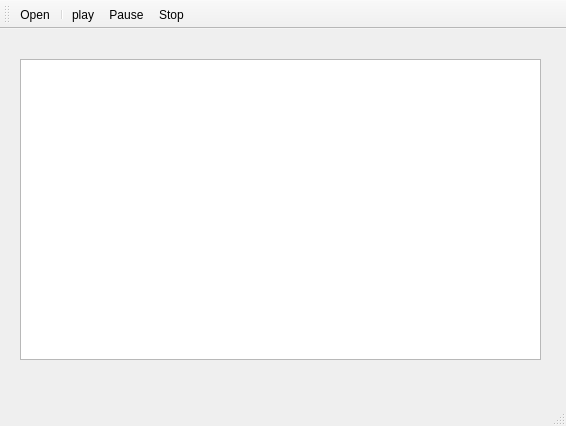
<?xml version="1.0" encoding="UTF-8"?>
<ui version="4.0">
 <class>MainWindow</class>
 <widget class="QMainWindow" name="MainWindow">
  <property name="geometry">
   <rect>
    <x>0</x>
    <y>0</y>
    <width>566</width>
    <height>426</height>
   </rect>
  </property>
  <property name="windowTitle">
   <string>MainWindow</string>
  </property>
  <widget class="QWidget" name="centralWidget">
   <widget class="QTableView" name="playlistView">
    <property name="geometry">
     <rect>
      <x>20</x>
      <y>30</y>
      <width>521</width>
      <height>301</height>
     </rect>
    </property>
   </widget>
   <widget class="QLabel" name="currentTrack">
    <property name="geometry">
     <rect>
      <x>320</x>
      <y>0</y>
      <width>16</width>
      <height>17</height>
     </rect>
    </property>
    <property name="text">
     <string/>
    </property>
   </widget>
  </widget>
  <widget class="QMenuBar" name="menuBar">
   <property name="geometry">
    <rect>
     <x>0</x>
     <y>0</y>
     <width>566</width>
     <height>22</height>
    </rect>
   </property>
  </widget>
  <widget class="QToolBar" name="mainToolBar">
   <attribute name="toolBarArea">
    <enum>TopToolBarArea</enum>
   </attribute>
   <attribute name="toolBarBreak">
    <bool>false</bool>
   </attribute>
   <addaction name="actionOpen"/>
   <addaction name="separator"/>
   <addaction name="actionplay"/>
   <addaction name="actionPause"/>
   <addaction name="actionStop"/>
  </widget>
  <widget class="QStatusBar" name="statusBar"/>
  <action name="actionOpen">
   <property name="icon">
    <iconset resource="resources.qrc">
     <normaloff>:/images/icons/folder.png</normaloff>:/images/icons/folder.png</iconset>
   </property>
   <property name="text">
    <string>Open</string>
   </property>
   <property name="toolTip">
    <string>Open File</string>
   </property>
  </action>
  <action name="actionplay">
   <property name="icon">
    <iconset resource="resources.qrc">
     <normaloff>:/images/buttons/play.png</normaloff>:/images/buttons/play.png</iconset>
   </property>
   <property name="text">
    <string>play</string>
   </property>
  </action>
  <action name="actionStop">
   <property name="icon">
    <iconset resource="resources.qrc">
     <normaloff>:/images/buttons/stop.png</normaloff>:/images/buttons/stop.png</iconset>
   </property>
   <property name="text">
    <string>Stop</string>
   </property>
  </action>
  <action name="actionPause">
   <property name="icon">
    <iconset resource="resources.qrc">
     <normaloff>:/images/buttons/pause.png</normaloff>:/images/buttons/pause.png</iconset>
   </property>
   <property name="text">
    <string>Pause</string>
   </property>
  </action>
 </widget>
 <layoutdefault spacing="6" margin="11"/>
 <resources>
  <include location="resources.qrc"/>
 </resources>
 <connections/>
</ui>
